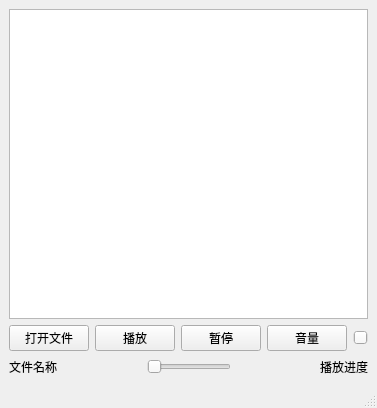
<?xml version="1.0" encoding="UTF-8"?>
<ui version="4.0">
 <class>MainWindow</class>
 <widget class="QMainWindow" name="MainWindow">
  <property name="geometry">
   <rect>
    <x>0</x>
    <y>0</y>
    <width>363</width>
    <height>408</height>
   </rect>
  </property>
  <property name="windowTitle">
   <string>视频播放器</string>
  </property>
  <widget class="QWidget" name="centralwidget">
   <layout class="QVBoxLayout" name="verticalLayout_2">
    <item>
     <widget class="QGraphicsView" name="graphicsView"/>
    </item>
    <item>
     <layout class="QVBoxLayout" name="verticalLayout">
      <item>
       <layout class="QHBoxLayout" name="horizontalLayout">
        <item>
         <widget class="QPushButton" name="pushButton">
          <property name="text">
           <string>打开文件</string>
          </property>
         </widget>
        </item>
        <item>
         <widget class="QPushButton" name="pushButton_2">
          <property name="text">
           <string>播放</string>
          </property>
         </widget>
        </item>
        <item>
         <widget class="QPushButton" name="pushButton_3">
          <property name="text">
           <string>暂停</string>
          </property>
         </widget>
        </item>
        <item>
         <widget class="QPushButton" name="pushButton_4">
          <property name="text">
           <string>音量</string>
          </property>
         </widget>
        </item>
        <item>
         <widget class="QSlider" name="horizontalSlider_2">
          <property name="orientation">
           <enum>Qt::Horizontal</enum>
          </property>
         </widget>
        </item>
       </layout>
      </item>
      <item>
       <layout class="QHBoxLayout" name="horizontalLayout_2">
        <item>
         <widget class="QLabel" name="label">
          <property name="text">
           <string>文件名称</string>
          </property>
         </widget>
        </item>
        <item>
         <spacer name="horizontalSpacer">
          <property name="orientation">
           <enum>Qt::Horizontal</enum>
          </property>
          <property name="sizeHint" stdset="0">
           <size>
            <width>40</width>
            <height>20</height>
           </size>
          </property>
         </spacer>
        </item>
        <item>
         <widget class="QSlider" name="horizontalSlider">
          <property name="orientation">
           <enum>Qt::Horizontal</enum>
          </property>
         </widget>
        </item>
        <item>
         <spacer name="horizontalSpacer_2">
          <property name="orientation">
           <enum>Qt::Horizontal</enum>
          </property>
          <property name="sizeHint" stdset="0">
           <size>
            <width>40</width>
            <height>20</height>
           </size>
          </property>
         </spacer>
        </item>
        <item>
         <widget class="QLabel" name="label_2">
          <property name="text">
           <string>播放进度</string>
          </property>
         </widget>
        </item>
       </layout>
      </item>
     </layout>
    </item>
   </layout>
  </widget>
  <widget class="QMenuBar" name="menubar">
   <property name="geometry">
    <rect>
     <x>0</x>
     <y>0</y>
     <width>363</width>
     <height>17</height>
    </rect>
   </property>
  </widget>
  <widget class="QStatusBar" name="statusbar"/>
 </widget>
 <resources/>
 <connections/>
</ui>
